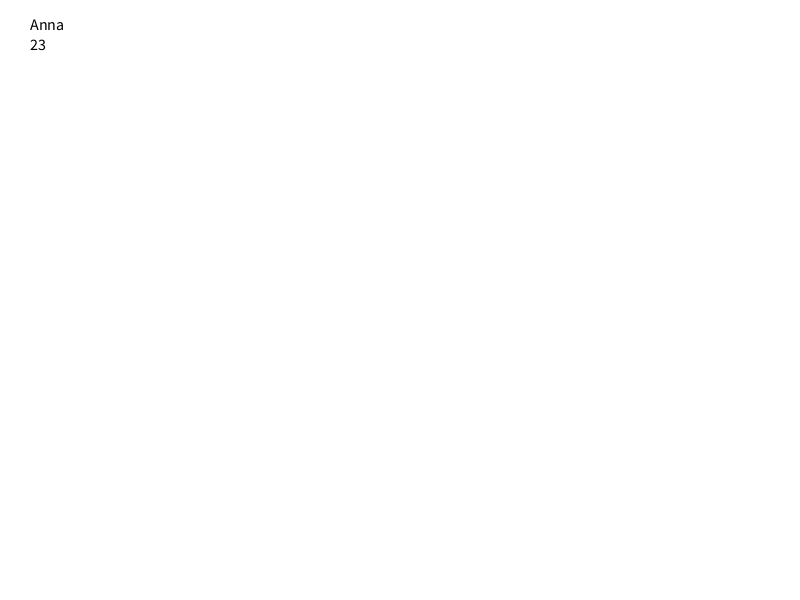
Frame 1 (no input)
Frame 60 (the mouse pressed at the canvas centre just before this capture): identical to frame 1, image omitted
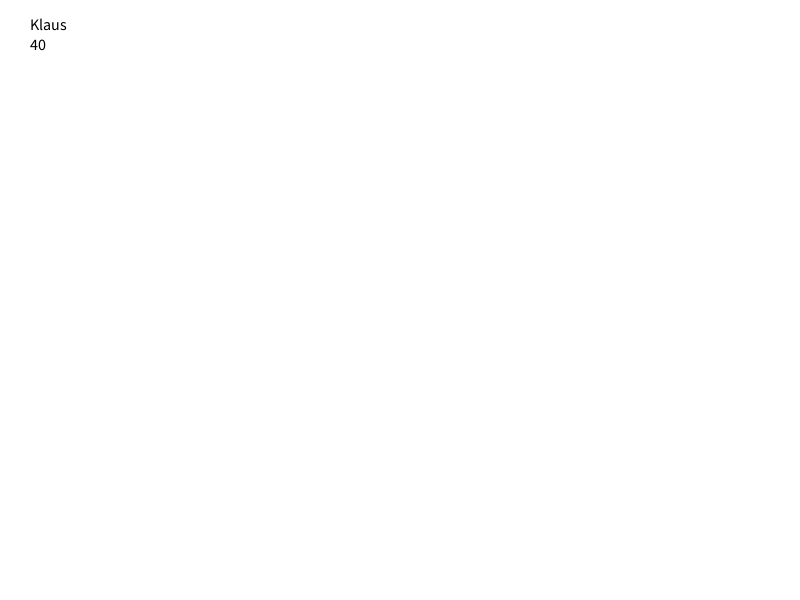
Frame 120 (the mouse held since frame 60 and released just before this capture)

The Processing sketch that drew these frames (run headless with seeded random() and noise(); from frame 60 on, the mouse is pressed at the canvas centre):

// Processing sketch: sketch_150618c_arrays
// ── sketch_150618c_arrays.pde
String [] names = {"Anna", "Klaus", "Peter", "Egon", "Stefanie"};
int [] alter = {23, 40, 23, 33, 12};


int index = 0;

void setup(){
  size(800, 600);
  
  textSize(16);
  fill(0);
  /*text(names[0], 30, 30);
  text(names[1], 30, 60);*/
  
  
}

void draw(){
  background(255);
  text(names[index], 30, 30);
  text(alter[index], 30, 50);
}

void mousePressed(){
  
  index = index + 1;
  
  if(index >= names.length){
    index = 0;
  }
}
